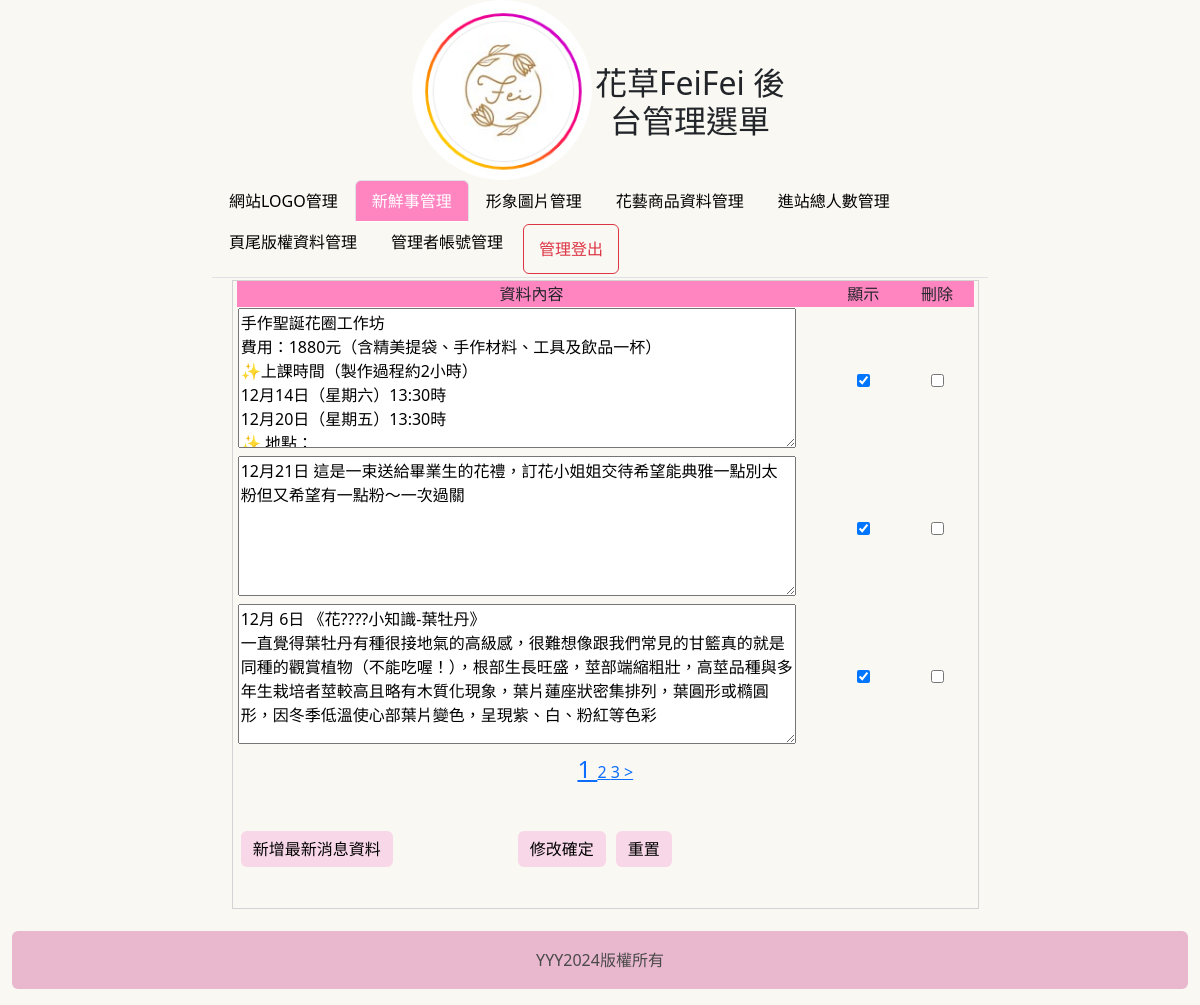
Page /admin.php?do=news (signed in) on the earlier database version.
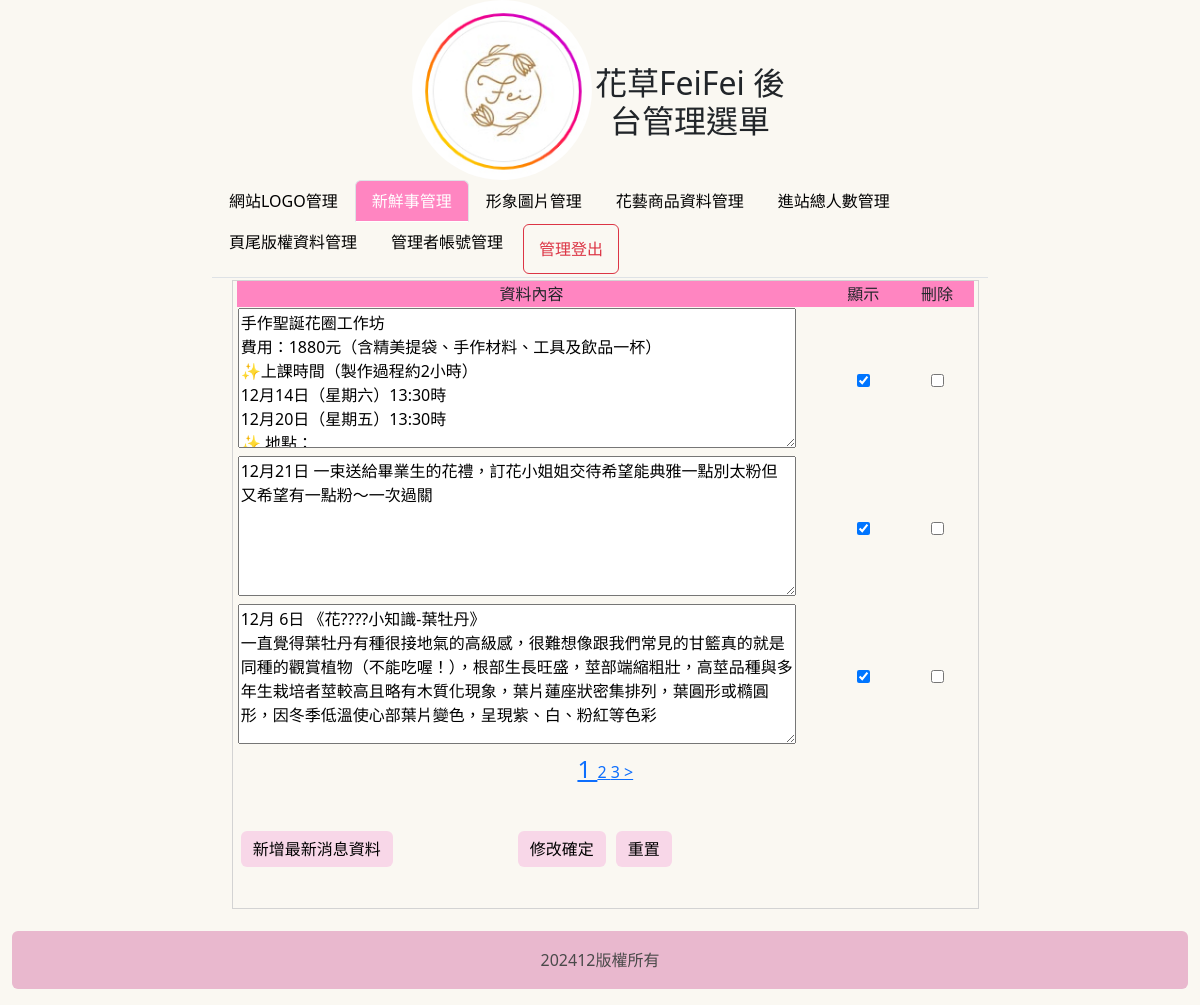
Same page on the later database version.
### tables this page shows
CREATE TABLE `news` (
  `id` int(10) UNSIGNED NOT NULL,
  `img` text NOT NULL,
  `text` text NOT NULL,
  `sh` int(1) UNSIGNED NOT NULL DEFAULT 1
);

CREATE TABLE `bottom` (
  `id` int(10) UNSIGNED NOT NULL,
  `bottom` text NOT NULL
);

### api/db.php (called while the page is built, shortened)
<?php
class DB{
    protected $dsn="mysql:host=localhost;charset=utf8;dbname=flower";
    protected $pdo;
    protected $table;
    function __construct($table){
        $this->table=$table;
        $this->pdo=new PDO($this->dsn,'root','');
    }
    function all(...$arg){
        $sql="SELECT * FROM $this->table ";
        if(!empty($arg[0])){
            if(is_array($arg[0])){
                $where=$this->a2s($arg[0]);
                $sql=$sql . " WHERE ". join(" && ",$where);
            }else{
                $sql .= $arg[0];
            }
        }
        return $this->fetchAll($sql);
    }
    function find($id){
        $sql="SELECT * FROM $this->table ";
        if(is_array($id)){
            $where=$this->a2s($id);
            $sql=$sql . " WHERE ". join(" && ",$where);
        }else{
            $sql .= " WHERE `id`='$id' ";
        }
        return $this->fetchOne($sql);
    }
    function a2s($array){
        $tmp=[];
        foreach($array as $key => $value){
            $tmp[]="`$key`='$value'";
        }
        return $tmp;
    }
    protected function fetchOne($sql){
        return $this->pdo->query($sql)->fetch(PDO::FETCH_ASSOC);
    }
    protected function fetchAll($sql){
        return $this->pdo->query($sql)->fetchAll(PDO::FETCH_ASSOC);
    }
}
$News=new DB('news');
$Bottom=new DB('bottom');

### backend/news.php (the view, shortened to what the changed rows need)
<div style="height:65vh; border:#D3D3D3 1px solid; width:76.5%; margin:2px 0px 0px 0px; float:left; position:relative; left:20px;">
    <div style="width:99%; height:100%; margin:auto; overflow:auto;">
        <form method="post" action="./api/edit.php">
            <table width="100%">
                <tbody>
                    <?php
                    $div = 3;
                    $now = $_GET['p'] ?? 1;
                    $start = ($now - 1) * $div;
                    $rows = $News->all(" limit $start,$div");
                    foreach ($rows as $row) {
                    ?>
                        <tr>
                            <td>
                                <textarea name="text[]" style="width:95%;height:140px;"><?= $row['text']; ?></textarea>
                            </td>
                            <td style="text-align: center;">
                                <input type="checkbox" name="sh[]" value="<?= $row['id']; ?>" <?= ($row['sh'] == 1) ? 'checked' : ''; ?>>
                            </td>
                            <td style="text-align: center;">
                                <input type="checkbox" name="del[]" value="<?= $row['id']; ?>">
                            </td>
                        </tr>
                    <?php
                    }
                    ?>
                </tbody>
            </table>
        </form>
    </div>
</div>

### admin.php (shortened to what the changed rows need)
<?php include_once "api/db.php";
?>
<!DOCTYPE html>
<html lang="zh-TW">
<head>
    <link href="https://cdn.jsdelivr.net/npm/bootstrap@5.3.3/dist/css/bootstrap.min.css" rel="stylesheet">
    <link href="https://cdn.jsdelivr.net/npm/bootstrap@5.3.3/dist/css/bootstrap.min.css" rel="stylesheet">
    <link href="https://cdn.jsdelivr.net/npm/bootstrap@5.3.0-alpha1/dist/css/bootstrap.min.css" rel="stylesheet">
    <link href="./css/css.css" rel="stylesheet" type="text/css">
</head>
<body>
    <div class="container-fluid">
        <div class="row justify-content-center">
            <div class="col-12 col-md-4 d-flex align-items-center text-center">
                <h2 class="mb-4 ml-3 pt-3 pt-md-5" style="padding-top: 25px;">花草FeiFei 後台管理選單</h2>
            </div>
        </div>
    </div>
    <div class="container-fluid">
        <div class="row">
            <div class="container-fluid" style="height:65vh" ;>
                <div class="row">
                    <div class="col-10">
                        <?php
                        $do = $_GET['do'] ?? 'title';
                        $file = "./backend/{$do}.php";
                        if (file_exists($file)) {
                            include $file;
                        } else {
                            include "./backend/title.php";
                        }
                        ?>
                    </div>
                </div>
            </div>
            <div class="container-fluid">
                <footer class="alert alert-gray text-center py-3 mt-4">
                    <span><?= $Bottom->find(1)['bottom']; ?></span>
                </footer>
            </div>
</body>
</html>

Differences in the rows shown:
changed news: text "12月21日 這是一束送給畢業生的花禮，訂花小姐姐交待希望能典雅一點別太粉但又希望有一點粉～一次過關" → "12月21日 一束送給畢業生的花禮，訂花小姐姐交待希望能典雅一點別太粉但又希望有一點粉～一次過關"
changed bottom: bottom "YYY2024版權所有" → "202412版權所有"
